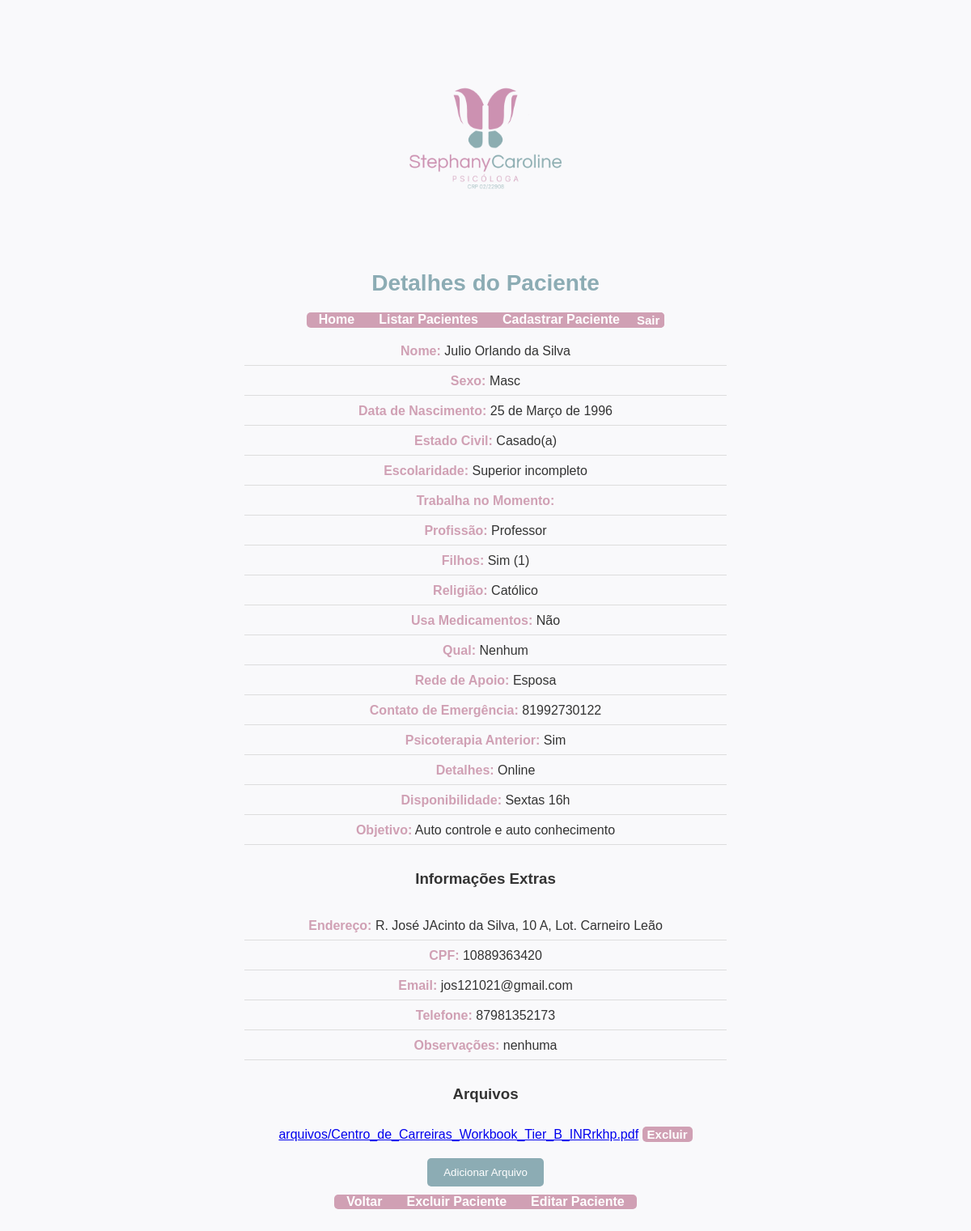
/pacientes/paciente/24/ (signed in), run on the app's committed database.
### pacientes/models.py (models this page shows, shortened)
class Paciente(models.Model):
    usuario = models.ForeignKey(User, on_delete=models.CASCADE)  # Vincula ao usuário
    nome = models.CharField(max_length=100)
    telefone = models.CharField(max_length=15)
    endereco = models.CharField(max_length=255)
    data_de_nascimento = models.DateField(null=True, blank=True)
    cpf = models.CharField(max_length=11, unique=True)
    sexo = models.CharField(max_length=10, choices=[('Masc', 'Masculino'), ('Fem', 'Feminino'), ('O', 'Outro')])
    email = models.EmailField()
    estado_Civil = models.CharField(max_length=255, choices=[('Não Informado', 'Não Informado'), ('Casado(a)', 'Casado(a)'), ('Solteiro(a)', 'Solteiro(a)'), ('Divorciado(a)', 'Divorciado(a)'), ('Viúvo(a)', 'Viúvo(a)')])
    filhos = models.CharField(max_length=10, choices=[('Sim', 'Sim'), ('Não', 'Não')])
    filhos_Quantidade = models.CharField(max_length=10)
    atendimento= models.CharField(max_length=10, choices=[('Sim', 'Sim'), ('Não', 'Não')])
    atendimento_Tipo_Tempo_Motivo = models.CharField(max_length=500)
    religião = models.CharField(max_length=20)
    escolaridade = models.CharField(max_length=255, choices=[('Fundamental', 'Fundamental'), ('Médio', 'Médio'), ('Superior Completo', 'Superior Completo'), ('Superior incompleto', 'Superior incompleto'), ('Pós-Grauação', 'Pós-Graduação'), ('Mestrado', 'Mestrado'), ('Dotourado', 'Dotourado')])
    trabalha_no_momento = models.CharField(max_length=10, choices=[('Sim', 'Sim'), ('Não', 'Não')])
    profissão = models.CharField(max_length=50)
    toma_Algum_Medicamento =models.CharField(max_length=10, choices=[('Sim', 'Sim'), ('Não', 'Não')])
    qual_Medicamento =  models.CharField(max_length=100)
    Disponibilidade = models.CharField(max_length=100)
    rede_de_apoio = models.CharField(max_length=255)
    contato_de_emergência = models.CharField(max_length=100)
    motivo_e_objetivo = models.CharField(max_length=500)
    observações = models.CharField(max_length=1000)

class Arquivo(models.Model):
    paciente = models.ForeignKey(Paciente, on_delete=models.CASCADE, related_name='arquivos')
    arquivo = models.FileField(upload_to='arquivos/')
    data_upload = models.DateTimeField(auto_now_add=True)

### pacientes/views.py (the view)
# urls.py: path("paciente/<int:pk>/", views.detalhes_paciente, name="detalhes_paciente"),
@login_required
def detalhes_paciente(request, pk):
    paciente = get_object_or_404(Paciente, pk=pk)  # Obtém o paciente ou retorna 404
    if paciente.usuario != request.user:  # Verifica se o paciente pertence ao usuário logado
        return render(request, '403.html')  # Retorna uma página de acesso negado
    return render(request, 'pacientes/detalhes_paciente.html', {'paciente': paciente})

### pacientes/templates/pacientes/detalhes_paciente.html (shortened to what this page needs)
{% load static %}
<!DOCTYPE html>
<html lang="pt-br">
<head>
    <link rel="stylesheet" type="text/css" href="{% static 'css/styles.css' %}">
</head>
<body class="homepage">
    <div class="logo-container">
        <img src="{{ MEDIA_URL }}media/pacientes/Logo/Logo.png" alt="Logo" class="logo">
    </div>
    <h2>Detalhes do Paciente</h2>
<body class="homepage">
    <nav>
        <ul class="nav-links">
        <li><a href="{% url 'homepage' %}">Home</a></li>
        <li><a href="{% url 'listar_pacientes' %}">Listar Pacientes</a></li>
        <li><a href="{% url 'cadastrar_paciente' %}">Cadastrar Paciente</a></li>
        <form class="nav-links" action="{% url 'logout' %}" method="post">
            <button class="btn" type="submit">Sair</button>
        </form>
        </ul>
    </nav>
</body>
    <table class="info-table">
        <tbody>
            <tr><td><strong>Nome:</strong> {{ paciente.nome }}</td></tr>
            <tr><td><strong>Sexo:</strong> {{ paciente.sexo }}</td></tr>
            <tr><td><strong>Data de Nascimento:</strong> {{ paciente.data_de_nascimento }}</td></tr>
            <tr><td><strong>Estado Civil:</strong> {{ paciente.estado_Civil }}</td></tr>
            <tr><td><strong>Escolaridade:</strong> {{ paciente.escolaridade }}</td></tr>
            <tr><td><strong>Trabalha no Momento:</strong> {{ paciente.traballha_no_momento }}</td></tr>
            <tr><td><strong>Profissão:</strong> {{ paciente.profissão }}</td></tr>
            <tr><td><strong>Filhos:</strong> {{ paciente.filhos }} ({{ paciente.filhos_Quantidade }})</td></tr>
            <tr><td><strong>Religião:</strong> {{ paciente.religião }}</td></tr>
            <tr><td><strong>Usa Medicamentos:</strong> {{ paciente.toma_Algum_Medicamento }}</td></tr>
            <tr><td><strong>Qual:</strong> {{ paciente.qual_Medicamento }}</td></tr>
            <tr><td><strong>Rede de Apoio:</strong> {{ paciente.rede_de_apoio }}</td></tr>
            <tr><td><strong>Contato de Emergência:</strong> {{ paciente.contato_de_emergência }}</td></tr>
            <tr><td><strong>Psicoterapia Anterior:</strong> {{ paciente.atendimento }}</td></tr>
            <tr><td><strong>Detalhes:</strong> {{ paciente.atendimento_Tipo_Tempo_Motivo }}</td></tr>
            <tr><td><strong>Disponibilidade:</strong> {{ paciente.Disponibilidade }}</td></tr>
            <tr><td><strong>Objetivo:</strong> {{ paciente.motivo_e_objetivo }}</td></tr>
        </tbody>
    </table>
    <h3>Informações Extras</h3>
    <table class="info-table">
        <tbody>
            <tr><td><strong>Endereço:</strong> {{ paciente.endereco }}</td></tr>
            <tr><td><strong>CPF:</strong> {{ paciente.cpf }}</td></tr>
            <tr><td><strong>Email:</strong> {{ paciente.email }}</td></tr>
            <tr><td><strong>Telefone:</strong> {{ paciente.telefone }}</td></tr>
            <tr><td><strong>Observações:</strong> {{ paciente.observações }}</td></tr>
        </tbody>
    </table>
    <h3>Arquivos</h3>
    <ul class="file-list">
        {% for arquivo in paciente.arquivos.all %}
            <li>
                <a href="{{ arquivo.arquivo.url }}">{{ arquivo.arquivo.name }}</a>
                <form action="{% url 'excluir_arquivo' paciente.pk arquivo.pk %}" method="post" style="display:inline;">
                    <button class="btn" type="submit" onclick="return confirm('Tem certeza que deseja excluir este arquivo?');">Excluir</button>
                </form>
            </li>
        {% empty %}
            <p>Nenhum arquivo disponível.</p>
        {% endfor %}
    </ul>
    <form method="post" enctype="multipart/form-data" action="{% url 'upload_arquivo' paciente.id %}">
        <button type="submit" class="btn-primary">Adicionar Arquivo</button>
    </form>
    <nav class="bottom-nav">
        <ul class="nav-links">
            <li><a href="{% url 'listar_pacientes' %}">Voltar</a></li>
            <li><a href="{% url 'excluir_paciente' paciente.id %}">Excluir Paciente</a></li>
            <li><a href="{% url 'editar_paciente' paciente.id %}">Editar Paciente</a></li>
        </ul>
    </nav>
</body>
</html>

### static/css/styles.css (style rules this page uses)
.logo { display: block; margin: 20px auto; max-width: 20%; height: auto; }
.homepage { display: flex; flex-direction: column; align-items: center; justify-content: center; min-height: 80vh; text-align: center; padding: 40px; background-color: #f9f9fb; }
.nav-links { background-color: #d0a0b4; list-style-type: none; padding: 0; border-radius: 5px; margin: 0; display: flex; justify-content: center; }
.nav-links li { margin: 0 15px; }
.nav-links a { text-decoration: none; color: #fff; font-weight: bold; transition: color 0.3s; }
h2 { text-align: center; color: #333; font-size: 28px; margin-top: 30px; }
.info-table { width: 100%; max-width: 600px; margin: 10px auto; border-collapse: separate; font-size: 16px; }
.info-table td { padding: 8px; border-bottom: 1px solid #ddd; }
.info-table td strong { color: #d0a0b4; }
.file-list { list-style: none; padding: 0; margin: 10px auto; max-width: 600px; }
.btn-primary { display: block; width: fit-content; margin: 10px auto; padding: 10px 20px; color: white; background-color: #cc94b4; border: none; border-radius: 5px; cursor: pointer; transition: background-color 0.3s; }
.btn-primary, .btn-secondary { padding: 10px 20px; border: none; border-radius: 5px; cursor: pointer; transition: background-color 0.3s; color: white; }
.btn-primary { background-color: #8cacb4; }
body { font-family: Arial, sans-serif; background-color: #f9f9f9; color: #333; padding: 20px; margin: 0; }
h2 { text-align: center; color: #8cacb4; font-weight: bold; margin-bottom: 20px; }
.btn { font-size: 15px; border: none; text-decoration: none; background-color: #d0a0b4; color: #fff; font-weight: bold; cursor: pointer; border-radius: 5px; transition: color 0.3s; }

### data on the page
Paciente: nome "Julio Orlando da Silva", sexo "Masc", data_de_nascimento "25 de Março de 1996", estado_Civil "Casado(a)", escolaridade "Superior incompleto", profissão "Professor", filhos "Sim", filhos_Quantidade "1", religião "Católico", toma_Algum_Medicamento "Não", qual_Medicamento "Nenhum", rede_de_apoio "Esposa", contato_de_emergência "81992730122", atendimento "Sim", atendimento_Tipo_Tempo_Motivo "Online", Disponibilidade "Sextas 16h", motivo_e_objetivo "Auto controle e auto conhecimento", endereco "R. José JAcinto da Silva, 10 A, Lot. Carneiro Leão", cpf "10889363420", email "jos121021@gmail.com", telefone "87981352173", observações "nenhuma"
Arquivo: arquivo.name "arquivos/Centro_de_Carreiras_Workbook_Tier_B_INRrkhp.pdf"
